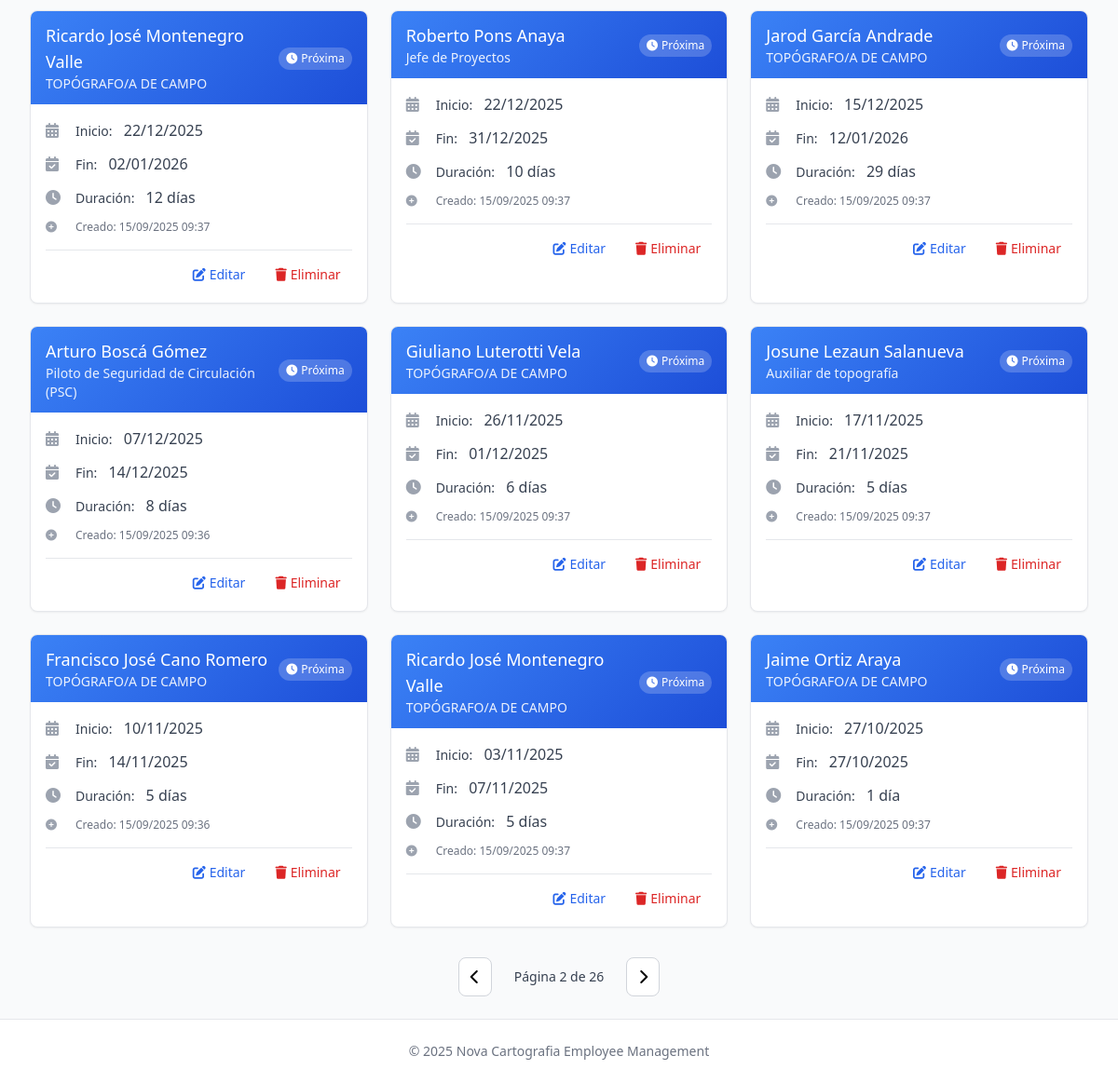
/employee-vacations/?page=2 (signed in, lower part), run on an earlier commit of the app's database.
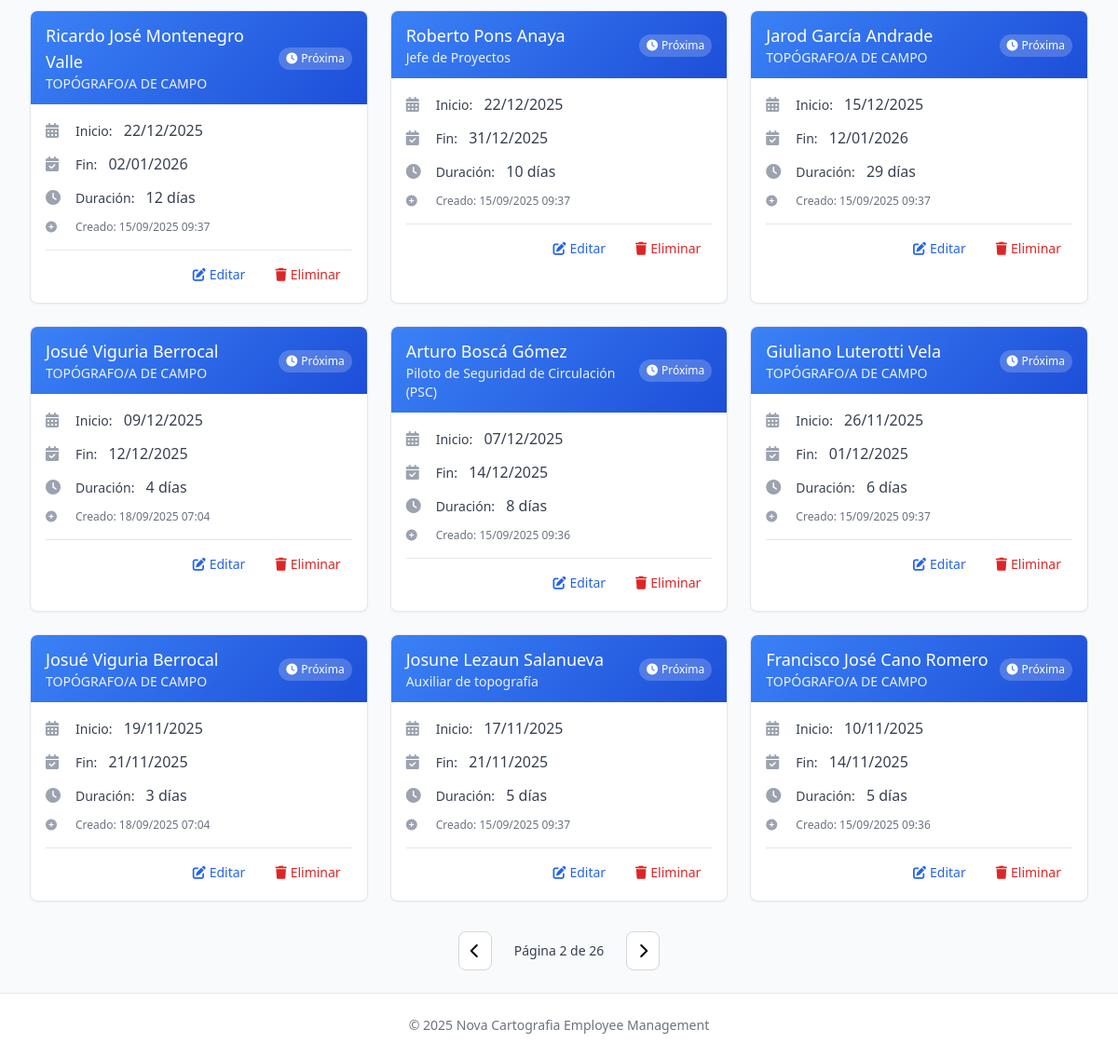
And on a later commit of the database.
### novacartografia_employee_management/models.py (models this page shows, shortened)
class EmployeeVacation(models.Model):
    employee = models.ForeignKey(Employee, on_delete=models.CASCADE, related_name='holidays')
    date_from = models.DateField()
    date_to = models.DateField()
    created_at = models.DateTimeField(auto_now_add=True)
    class Meta:
        ordering = ['date_from']
        verbose_name = "Employee Holiday"
        verbose_name_plural = "Employee Holidays"

class Employee(models.Model):
    name = models.CharField(max_length=100)
    job = models.CharField(max_length=100)
    project_id = models.ForeignKey(Project, on_delete=models.SET_NULL, related_name='employee_set', blank=True, null=True)
    street = models.CharField(max_length=100, blank=True, null=True)
    city = models.CharField(max_length=100, blank=True, null=True)
    active = models.BooleanField(default=True, help_text="Indicates if the employee is currently active")
    start_date = models.DateField(default=timezone.now, help_text="When the employee started working", null=True, blank=True)
    end_date = models.DateField(blank=True, null=True, help_text="When the employee ended working, if applicable")
    state = models.CharField(max_length=50, default='valencia',
           choices=[
                ('Araba (Álava)', 'Álava'),
                ('Albacete', 'Albacete'),
                ('Alacant (Alicante)', 'Alicante'),
                ('Almería', 'Almería'),
                ('Asturias', 'Asturias'),
                ('Ávila', 'Ávila'),
                ('Badajoz', 'Badajoz'),
                ('Barcelona', 'Barcelona'),
                ('Burgos', 'Burgos'),
                ('Cáceres', 'Cáceres'),
                ('Cádiz', 'Cádiz'),
                ('Cantabria', 'Cantabria'),
                ('Castelló (Castellón)', 'Castellón'),
                ('Ceuta', 'Ceuta'),
                ('Ciudad Real', 'Ciudad Real'),
                ('Córdoba', 'Córdoba'),
                ('Cuenca', 'Cuenca'),
                ('Gerona', 'Gerona'),
                ('Granada', 'Granada'),
                ('Guadalajara', 'Guadalajara'),
                ('Gipuzkoa (Guipúzcoa)', 'Guipúzcoa'),
                ('Huelva', 'Huelva'),
                ('Huesca', 'Huesca'),
                ('Islas Baleares', 'Islas Baleares'),
                ('Jaén', 'Jaén'),
                ('A Coruña (La Coruña)', 'La Coruña'),
                ('La Rioja', 'La Rioja'),
                ('Las Palmas', 'Las Palmas'),
                ('León', 'León'),
                ('Lérida', 'Lérida'),
                ('Lleida', 'Lérida'),  # Agregado porque aparece en tu CSV
                ('Lugo', 'Lugo'),
                ('Madrid', 'Madrid'),
                ('Málaga', 'Málaga'),
                ('Melilla', 'Melilla'),
                ('Murcia', 'Murcia'),
                ('Navarra (Nafarroa)', 'Navarra'),  # Corregido para coincidir con el CSV
                ('Orense', 'Orense'),
                ('Palencia', 'Palencia'),
                ('Pontevedra', 'Pontevedra'),
                ('Salamanca', 'Salamanca'),
                ('Santa Cruz de Tenerife', 'Santa Cruz de Tenerife'),
                ('Segovia', 'Segovia'),
                ('Sevilla', 'Sevilla'),
                ('Soria', 'Soria'),
                ('Tarragona', 'Tarragona'),
                ('Teruel', 'Teruel'),
                ('Toledo', 'Toledo'),
                ('Valencia', 'Valencia'),
                ('Valladolid', 'Valladolid'),
                ('Bizkaia (Vizcaya)', 'Vizcaya'),
                ('Zamora', 'Zamora'),
                ('Zaragoza', 'Zaragoza'),
            ])
    latitude = models.FloatField(null=True, blank=True)
    longitude = models.FloatField(null=True, blank=True)
    academic_training = models.CharField(max_length=100, blank=True, null=True)
    driver_license = models.BooleanField(default=False)
    twenty_hours = models.BooleanField(default=False)
    sixty_hours = models.BooleanField(default=False)
    confine = models.BooleanField(default=False)
    height = models.BooleanField(default=False)
    mining = models.BooleanField(default=False)
    railway_carriage = models.BooleanField(default=False)
    railway_mounting = models.BooleanField(default=False)
    building = models.BooleanField(default=False)
    office_work = models.BooleanField(default=False)
    scanner = models.BooleanField(default=False)
    leveling = models.BooleanField(default=False)
    static = models.BooleanField(default=False)
    drag = models.BooleanField(default=False)
    locked = models.BooleanField(default=False, help_text="Indicates if the employee is locked for a future project")
    vacations_from = models.DateField(blank=True, null=True)
    vacations_to = models.DateField(blank=True, null=True)
    leave_from = models.DateField(blank=True, null=True)
    leave_to = models.DateField(blank=True, null=True)

### novacartografia_employee_management/views.py (the view)
# urls.py: path('employee-vacations/', views.employee_vacation_list, name='employee_vacation_list'),
@login_required
def employee_vacation_list(request):
    search_query = request.GET.get('search', '')
    status_filter = request.GET.get('status', '')
    today = timezone.now().date()
    vacations = EmployeeVacation.objects.annotate(
        status_category=Case(
            When(date_from__lte=today, date_to__gte=today, then=Value(1)),
            When(date_from__gt=today, then=Value(2)),
            When(date_to__lt=today, then=Value(3)),
            default=Value(4),
            output_field=IntegerField(),
        )
    ).select_related('employee')
    if search_query:
        vacations = vacations.filter(
            Q(employee__name__icontains=search_query) |
            Q(employee__job__icontains=search_query) |
            Q(employee__state__icontains=search_query)
        )
    if status_filter == 'current':
        vacations = vacations.filter(date_from__lte=today, date_to__gte=today)
    elif status_filter == 'upcoming':
        vacations = vacations.filter(date_from__gt=today)
    elif status_filter == 'past':
        vacations = vacations.filter(date_to__lt=today)
    vacations = vacations.order_by('status_category', '-date_from', 'employee__name')
    paginator = Paginator(vacations, 12)  # 12 vacaciones por página
    page_number = request.GET.get('page')
    page_obj = paginator.get_page(page_number)
    context = {
        'employee_vacations': page_obj,
        'page_obj': page_obj,
        'is_paginated': page_obj.has_other_pages(),
        'search_query': search_query,
        'status_filter': status_filter,
        'can_edit': request.user.groups.filter(name='Editores').exists() or request.user.is_superuser,
    }
    return render(request, 'novacartografia_employee_management/employee_vacation_list.html', context)

### novacartografia_employee_management/templatetags/employee_filters.py (called while the page is built)
@register.filter
def date_diff(date1, date2):
    if date1 and date2:
        try:
            if isinstance(date1, str):
                date1 = datetime.strptime(date1, '%Y-%m-%d').date()
            if isinstance(date2, str):
                date2 = datetime.strptime(date2, '%Y-%m-%d').date()
            diff = (date1 - date2).days + 1  # +1 para incluir ambos días
            return max(diff, 0)  # No devolver números negativos
        except:
            return 0
    return 0

### templates/novacartografia_employee_management/employee_vacation_list.html (shortened to what the changed rows need)
{% extends "base.html" %}
{% load employee_filters %}
{% block content %}
<div class="main-content-wrapper">
    <div class="grid grid-cols-1 md:grid-cols-2 lg:grid-cols-3 gap-6">
        {% for vacation in employee_vacations %}
            {% now "Y-m-d" as today %}
            <div class="vacation-card bg-white rounded-lg shadow-sm border border-gray-200 overflow-hidden">
                <div class="px-4 py-3 {% if vacation.date_from|date:'Y-m-d' <= today and vacation.date_to|date:'Y-m-d' >= today %}status-current{% elif vacation.date_from|date:'Y-m-d' > today %}status-upcoming{% else %}status-past{% endif %}">
                    <div class="flex justify-between items-center">
                        <div>
                            <h3 class="font-medium text-lg">{{ vacation.employee.name }}</h3>
                            <p class="text-sm opacity-90">{{ vacation.employee.job }}</p>
                        </div>
                        <div class="text-right">
                            {% if vacation.date_from|date:"Y-m-d" <= today and vacation.date_to|date:"Y-m-d" >= today %}
                                <span class="inline-flex items-center px-2 py-1 rounded-full text-xs font-medium bg-white bg-opacity-20">
                                    <i class="fas fa-check-circle mr-1"></i>En Curso
                                </span>
                            {% elif vacation.date_from|date:"Y-m-d" > today %}
                                <span class="inline-flex items-center px-2 py-1 rounded-full text-xs font-medium bg-white bg-opacity-20">
                                    <i class="fas fa-clock mr-1"></i>Próxima
                                </span>
                            {% else %}
                                <span class="inline-flex items-center px-2 py-1 rounded-full text-xs font-medium bg-white bg-opacity-20">
                                    <i class="fas fa-history mr-1"></i>Finalizada
                                </span>
                            {% endif %}
                        </div>
                    </div>
                </div>
                <div class="p-4">
                    <div class="space-y-3">
                        <div class="flex items-center text-gray-700">
                            <i class="fas fa-calendar-alt w-5 text-gray-400 mr-3"></i>
                            <div>
                                <span class="text-sm font-medium">Inicio:</span>
                                <span class="ml-2">{{ vacation.date_from|date:"d/m/Y" }}</span>
                            </div>
                        </div>
                        <div class="flex items-center text-gray-700">
                            <i class="fas fa-calendar-check w-5 text-gray-400 mr-3"></i>
                            <div>
                                <span class="text-sm font-medium">Fin:</span>
                                <span class="ml-2">{{ vacation.date_to|date:"d/m/Y" }}</span>
                            </div>
                        </div>
                        <div class="flex items-center text-gray-700">
                            <i class="fas fa-clock w-5 text-gray-400 mr-3"></i>
                            <div>
                                <span class="text-sm font-medium">Duración:</span>
                                <span class="ml-2">
                                    {% with days=vacation.date_to|date_diff:vacation.date_from %}
                                        {{ days }} día{{ days|pluralize }}
                                    {% endwith %}
                                </span>
                            </div>
                        </div>
                        <div class="flex items-center text-gray-500 text-xs">
                            <i class="fas fa-plus-circle w-5 text-gray-400 mr-3"></i>
                            <span>Creado: {{ vacation.created_at|date:"d/m/Y H:i" }}</span>
                        </div>
                    </div>
                    {% if can_edit %}
                        <div class="mt-4 pt-3 border-t border-gray-200 flex justify-end space-x-2">
                            <a href="{% url 'employee_vacation_update' vacation.pk %}"
                               class="text-blue-600 hover:text-blue-800 px-3 py-1 rounded text-sm transition-colors duration-200"
                               title="Editar">
                                <i class="fas fa-edit mr-1"></i>Editar
                            </a>
                            <a href="{% url 'employee_vacation_delete' vacation.pk %}"
                               class="text-red-600 hover:text-red-800 px-3 py-1 rounded text-sm transition-colors duration-200"
                               title="Eliminar">
                                <i class="fas fa-trash mr-1"></i>Eliminar
                            </a>
                        </div>
                    {% endif %}
                </div>
            </div>
        {% endfor %}
    </div>
</div>
{% endblock %}

What changed in the data, as far as the page shows it:
no longer on this page (row unchanged): EmployeeVacation: employee.name "Ricardo José Montenegro Valle", employee.job "TOPÓGRAFO/A DE CAMPO", shows "Próxima", date_from "03/11/2025", date_to "07/11/2025", vacation "5", created_at "15/09/2025 09:37"
no longer on this page (row unchanged): EmployeeVacation: employee.name "Jaime Ortiz Araya", employee.job "TOPÓGRAFO/A DE CAMPO", shows "Próxima", date_from "27/10/2025", date_to "27/10/2025", vacation "1", created_at "15/09/2025 09:37"
added EmployeeVacation: employee.name "Josué Viguria Berrocal", employee.job "TOPÓGRAFO/A DE CAMPO", shows "Próxima", date_from "09/12/2025", date_to "12/12/2025", vacation "4", created_at "18/09/2025 07:04"
added EmployeeVacation: employee.name "Josué Viguria Berrocal", employee.job "TOPÓGRAFO/A DE CAMPO", shows "Próxima", date_from "19/11/2025", date_to "21/11/2025", vacation "3", created_at "18/09/2025 07:04"
